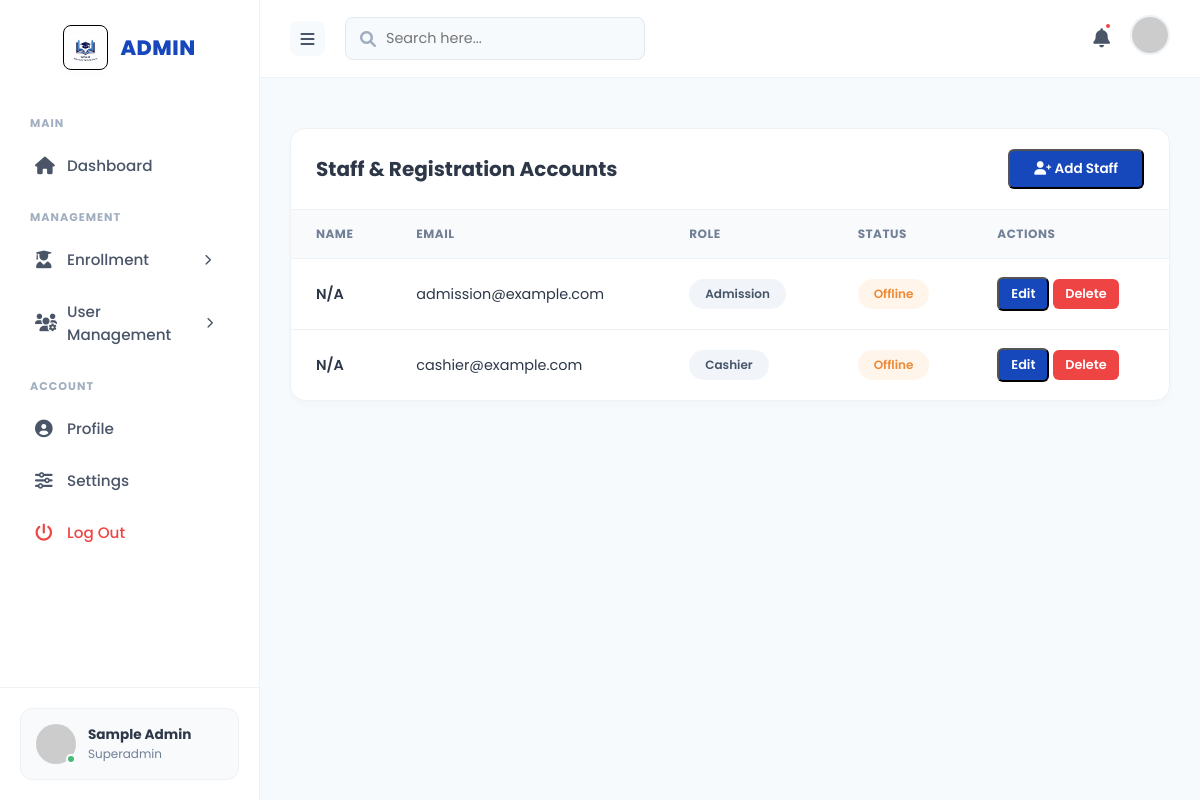
/Admin/submodules/Staff-Registration.php (signed in), run on the app's committed database.
### tables this page shows
CREATE TABLE IF NOT EXISTS users (
    userId INT AUTO_INCREMENT PRIMARY KEY,
    email VARCHAR(255) NOT NULL UNIQUE,
    password VARCHAR(255) NOT NULL,
    role VARCHAR(50) NOT NULL,
    status VARCHAR(20) DEFAULT 'offline',
    last_login TIMESTAMP NULL,
    created_at TIMESTAMP DEFAULT CURRENT_TIMESTAMP
);

### Admin/submodules/Staff-Registration.php (the view, shortened to what this page needs)
<?php
require_once '../../Database/config.php';
try {
    $stmt = $pdo->prepare("SELECT * FROM users WHERE role IN ('admission', 'registrar', 'staff', 'cashier') ORDER BY created_at DESC");
    $stmt->execute();
    $staff = $stmt->fetchAll();
} catch (PDOException $e) {
    $staff = [];
}
?>
<!DOCTYPE html>
<html lang="en">
<head>
    <link rel="stylesheet" href="https://cdnjs.cloudflare.com/ajax/libs/font-awesome/6.0.0/css/all.min.css">
    <link rel="stylesheet" href="../assets/admin.css">
</head>
<body>
    <?php include '../Components/Side-bar.php'; ?>
    <div class="main-wrapper">
        <?php include '../Components/Head-bar.php'; ?>
        <div class="content-area">
            <div class="table-container">
                <div class="table-header">
                    <h2>Staff & Registration Accounts</h2>
                    <button class="btn-view" id="btnAddStaff"><i class="fas fa-user-plus"></i> Add Staff</button>
                </div>
                <div class="table-responsive">
                    <table>
                        <thead>
                            <tr>
                                <th>Name</th>
                                <th>Email</th>
                                <th>Role</th>
                                <th>Status</th>
                                <th>Actions</th>
                            </tr>
                        </thead>
                        <tbody>
                            <?php foreach ($staff as $s): ?>
                                <tr>
                                    <td class="student-name"><?php echo htmlspecialchars($s->username ?? 'N/A'); ?></td>
                                    <td><?php echo htmlspecialchars($s->email); ?></td>
                                    <td><span class="status-badge"
                                            style="background:#f1f5f9; color:#475569;"><?php echo ucfirst($s->role); ?></span>
                                    </td>
                                    <td><span
                                            class="status-badge <?php echo ($s->status == 'online') ? 'status-enrolled' : 'status-pending-payment'; ?>"><?php echo ucfirst($s->status); ?></span>
                                    </td>
                                    <td>
                                        <button class="btn-view" style="padding: 6px 12px; font-size: 0.8rem;"
                                            onclick='openEditModal(<?php echo json_encode($s); ?>)'>Edit</button>
                                        <button class="btn-reject" style="padding: 6px 12px; font-size: 0.8rem;"
                                            onclick="confirmDelete(<?php echo $s->userId; ?>)">Delete</button>
                                    </td>
                                </tr>
                            <?php endforeach; ?>
                        </tbody>
                    </table>
                </div>
            </div>
        </div>
    </div>
</body>
</html>

### Admin/assets/admin.css (style rules this page uses)
:root { --primary-blue: #1648bc; --bg-light: #f7fafc; --text-dark: #2d3748; --text-gray: #718096; --border-color: #edf2f7; }
* { margin: 0; padding: 0; box-sizing: border-box; font-family: 'Poppins', sans-serif; }
body { background: var(--bg-light); display: flex; min-height: 100vh; }
.main-wrapper { flex: 1; display: flex; flex-direction: column; overflow-x: hidden; }
.content-area { padding: 30px; flex: 1; }
.table-container { background: white; border-radius: 15px; box-shadow: 0 4px 6px rgba(0, 0, 0, 0.02); overflow: hidden; margin-top: 20px; border: 1px solid var(--border-color); }
.table-header { padding: 20px 25px; border-bottom: 1px solid var(--border-color); display: flex; justify-content: space-between; align-items: center; }
.table-header h2 { font-size: 1.25rem; font-weight: 700; color: var(--text-dark); }
.table-responsive { overflow-x: auto; }
table { width: 100%; border-collapse: collapse; text-align: left; }
thead th { background: #f8fafc; padding: 15px 25px; font-size: 0.75rem; font-weight: 700; color: var(--text-gray); text-transform: uppercase; letter-spacing: 0.5px; border-bottom: 1px solid var(--border-color); }
tbody td { padding: 18px 25px; font-size: 0.9rem; color: var(--text-dark); border-bottom: 1px solid var(--border-color); vertical-align: middle; }
tbody tr:last-child td { border-bottom: none; }
.student-name { font-weight: 600; color: var(--text-dark); }
.status-badge { padding: 6px 16px; border-radius: 20px; font-size: 0.75rem; font-weight: 600; display: inline-block; }
.status-pending-payment { background: #fff5eb; color: #ed8936; }
.btn-view { background: var(--primary-blue); color: white; padding: 8px 24px; border-radius: 6px; text-decoration: none; font-size: 0.85rem; font-weight: 600; transition: 0.3s; display: inline-block; }
.btn-reject { background: #ef4444; color: white; border: none; padding: 10px 25px; border-radius: 6px; font-weight: 600; cursor: pointer; transition: 0.3s; }

### data on the page
users: username "N/A", email "admission@example.com", role "Admission", status "Offline"
users: username "N/A", email "cashier@example.com", role "Cashier", status "Offline"

### other printed values
$_SESSION['role'] "Superadmin"
